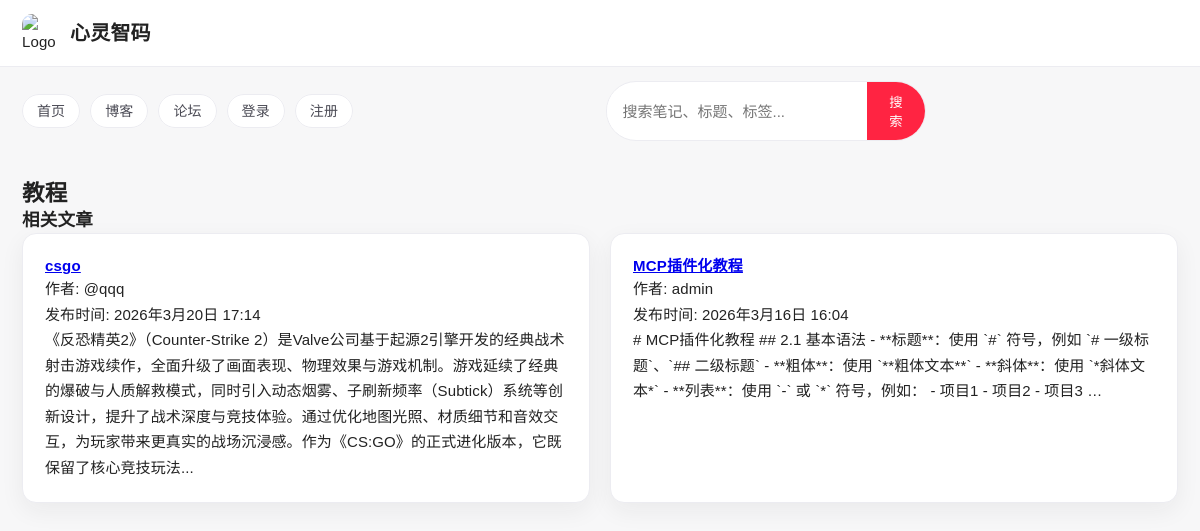
Page /blog/category/tutorial/ on the committed database.
### blog/models.py (models this page shows, shortened)
class Category(models.Model):
    name = models.CharField(max_length=100, unique=True)
    slug = models.SlugField(max_length=100, unique=True)
    description = models.TextField(blank=True)
    created_at = models.DateTimeField(auto_now_add=True)

class Post(models.Model):
    title = models.CharField(max_length=200)
    slug = models.SlugField(max_length=200, unique=True)
    content = models.TextField()
    excerpt = models.TextField(blank=True)
    author = models.ForeignKey(User, on_delete=models.CASCADE, related_name='posts')
    category = models.ForeignKey(Category, on_delete=models.SET_NULL, null=True, related_name='posts')
    tags = models.ManyToManyField(Tag, related_name='posts')
    featured_image = models.ImageField(upload_to='blog_images/', blank=True, null=True)
    is_published = models.BooleanField(default=False)
    publish_date = models.DateTimeField(default=timezone.now)
    created_at = models.DateTimeField(auto_now_add=True)
    updated_at = models.DateTimeField(auto_now=True)

### accounts/models.py (models this page shows, shortened)
class CustomUser(AbstractUser):
    bio = models.TextField(blank=True, null=True)
    avatar = models.ImageField(upload_to='avatars/', blank=True, null=True)
    phone_number = models.CharField(max_length=20, blank=True, null=True)
    date_of_birth = models.DateField(blank=True, null=True)
    is_verified = models.BooleanField(default=False)
    verification_code = models.CharField(max_length=6, blank=True, null=True)
    created_at = models.DateTimeField(default=timezone.now)
    updated_at = models.DateTimeField(auto_now=True)

### blog/views.py (the view)
# urls.py: path('category/<slug:slug>/', CategoryDetailView.as_view(), name='category_detail'),
class CategoryDetailView(DetailView):
    model = Category
    template_name = 'blog/category_detail.html'
    context_object_name = 'category'
    def get_context_data(self, **kwargs):
        context = super().get_context_data(**kwargs)
        context['posts'] = self.object.posts.filter(is_published=True).order_by('-publish_date')
        return context

### blog/templates/blog/category_detail.html (shortened to what this page needs)
{% extends 'base.html' %}
{% block content %}
    <h2>{{ category.name }}</h2>
    <h3>相关文章</h3>
    {% if posts %}
        <div style="display: grid; grid-template-columns: repeat(auto-fit, minmax(300px, 1fr)); gap: 20px;">
            {% for post in posts %}
                <div class="card">
                    <h4><a href="{% url 'post_detail' post.slug %}">{{ post.title }}</a></h4>
                    <p>作者: {{ post.author.username }}</p>
                    <p>发布时间: {{ post.publish_date }}</p>
                    <p>{{ post.excerpt|default:post.content|truncatewords:30 }}</p>
                </div>
            {% endfor %}
        </div>
    {% else %}
        <p>该分类下暂无文章</p>
    {% endif %}
{% endblock %}

### templates/base.html (style rules this page uses)
* { margin: 0; padding: 0; box-sizing: border-box; }
:root { --xhs-red: #ff2442; --xhs-red-deep: #e51f3c; --xhs-bg: #f7f7f8; --xhs-card: #ffffff; --xhs-text: #222; --xhs-subtext: #7a7a85; --xhs-border: #ececf1; --xhs-shadow: 0 8px 24px rgba(27, 27, 33, 0.06); }
body { font-family: "PingFang SC", "Microsoft YaHei", Arial, sans-serif; line-height: 1.6; font-size: 15px; letter-spacing: 0.1px; color: var(--xhs-text); background: var(--xhs-bg); }
h1, h2, h3, h4 { line-height: 1.35; letter-spacing: 0.2px; }
p { line-height: 1.7; }
.card { background: var(--xhs-card); border-radius: 14px; padding: 22px; box-shadow: var(--xhs-shadow); margin-bottom: 25px; transition: all 0.3s ease; border: 1px solid var(--xhs-border); }

### rows in the picture
Category: name "教程"
Post: title "csgo", author.username "@qqq", publish_date "2026年3月20日 17:14", excerpt "《反恐精英2》（Counter-Strike 2）是Valve公司基于起源2引擎开发的经典战术射击游戏续作，全面升级了画面表现、物理效果与游戏机制。游戏延续了经典的爆破与人质解救模式，同时引入动态烟雾、子刷新频率（Subtick）系统等创新设计，提升了战术深度与竞技体验。通过优化地图光照、材质细节和音效交互，为玩家带来更真实的战场沉浸感。作为《CS:GO》的正式进化版本，它既保留了核心竞技玩法..."
Post: title "MCP插件化教程", author.username "admin", publish_date "2026年3月16日 16:04", excerpt "# MCP插件化教程 ## 2.1 基本语法 - **标题**：使用 `#` 符号，例如 `# 一级标题`、`## 二级标题` - **粗体**：使用 `**粗体文本**` - **斜体**：使用 `*斜体文本*` - **列表**：使用 `-` 或 `*` 符号，例如： - 项目1 - 项目2 - 项目3 …"
